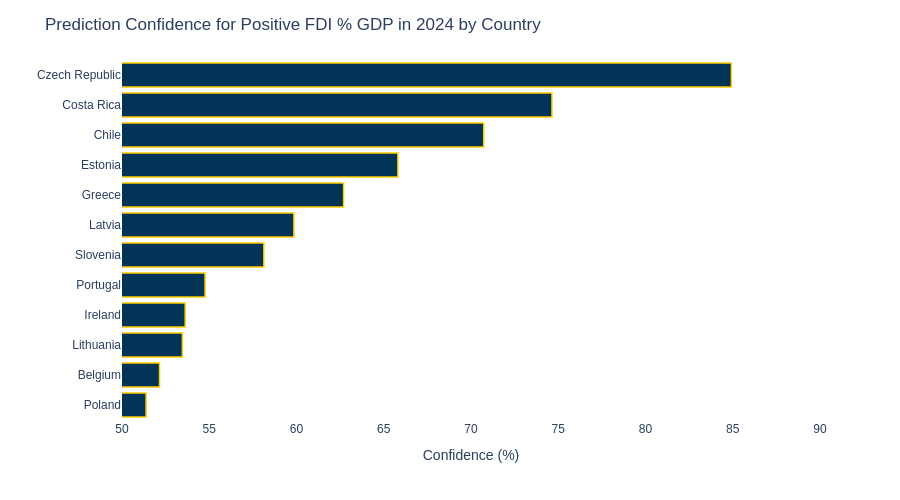

Source (notebook cell):
### Markdown cell above
data here changed slightly

### Code cell
import plotly.express as px
import pandas as pd

# Sample data
data = {
    'Country Code': ['CZE', 'CRI', 'CHL', 'EST', 'GRC', 'LVA', 'SVN', 'PRT', 'IRL', 'LTU', 'BEL', 'POL'],
    'Confidence (%)': [84.92, 74.64, 70.73, 65.81, 62.70, 59.85, 58.13, 54.76, 53.62, 53.46, 52.15, 51.38]
}

# Mapping to full country names
code_to_name = {
    'CZE': 'Czech Republic',
    'CRI': 'Costa Rica',
    'CHL': 'Chile',
    'EST': 'Estonia',
    'GRC': 'Greece',
    'LVA': 'Latvia',
    'SVN': 'Slovenia',
    'PRT': 'Portugal',
    'IRL': 'Ireland',
    'LTU': 'Lithuania',
    'BEL': 'Belgium',
    'POL': 'Poland'
}

# Create DataFrame
df4 = pd.DataFrame(data)
df4['Country'] = df4['Country Code'].map(code_to_name)

# Plot
fig = px.bar(
    df4.sort_values(by='Confidence (%)', ascending=True),
    x='Confidence (%)',
    y='Country',
    orientation='h',
    color_discrete_sequence=['rgb(0,51,86)'],
    hover_data={'Confidence (%)': ':.2f'}
)

# Style and limit x-axis
fig.update_traces(marker_line_width=1.5, marker_line_color='rgb(255,206,0)')
fig.update_layout(
    title='Prediction Confidence for Positive FDI % GDP in 2024 by Country',
    xaxis_title='Confidence (%)',
    yaxis_title='',
    xaxis=dict(range=[50, 90]),
    plot_bgcolor='white',
    font=dict(family='Arial', size=12),
    height=500
)

fig.show()

### Figure 1 — Plotly figure (JSON) as saved in the notebook; plotly's stock layout.template omitted (floating-point values rounded to 4 significant figures)
{"data": [{"alignmentgroup": "True", "hovertemplate": "Confidence (%)=%{x:.2f}<br>Country=%{y}<extra></extra>", "legendgroup": "", "marker": {"color": "rgb(0,51,86)", "line": {"color": "rgb(255,206,0)", "width": 1.5}, "pattern": {"shape": ""}}, "name": "", "offsetgroup": "", "orientation": "h", "showlegend": false, "textposition": "auto", "type": "bar", "x": [51.38, 52.15, 53.46, 53.62, 54.76, 58.13, 59.85, 62.7, 65.81, 70.73, 74.64, 84.92], "xaxis": "x", "y": ["Poland", "Belgium", "Lithuania", "Ireland", "Portugal", "Slovenia", "Latvia", "Greece", "Estonia", "Chile", "Costa Rica", "Czech Republic"], "yaxis": "y"}], "layout": {"barmode": "relative", "font": {"family": "Arial", "size": 12}, "height": 500, "legend": {"tracegroupgap": 0}, "margin": {"t": 60}, "plot_bgcolor": "white", "title": {"text": "Prediction Confidence for Positive FDI % GDP in 2024 by Country"}, "xaxis": {"anchor": "y", "domain": [0, 1], "range": [50, 90], "title": {"text": "Confidence (%)"}}, "yaxis": {"anchor": "x", "domain": [0, 1], "title": {"text": ""}}}}
